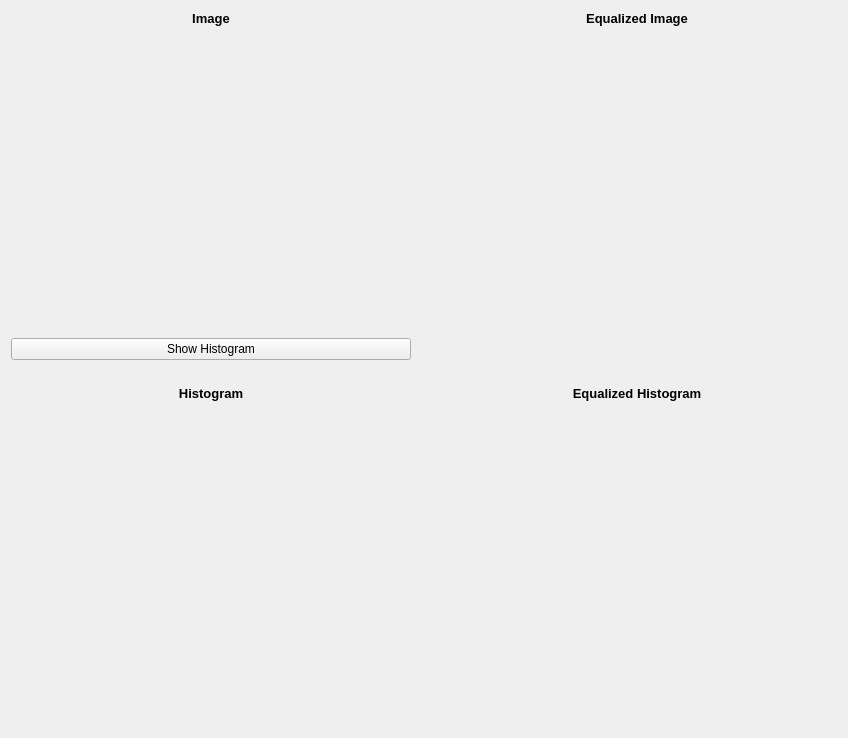
      <widget class="QWidget" name="tab_5">
       <attribute name="title">
        <string>Histogram </string>
       </attribute>
       <layout class="QGridLayout" name="gridLayout_13">
        <item row="0" column="0">
         <layout class="QGridLayout" name="gridLayout_11">
          <item row="0" column="2">
           <layout class="QVBoxLayout" name="verticalLayout_15">
            <item>
             <widget class="QLabel" name="Equlized_Image_label">
              <property name="font">
               <font>
                <pointsize>10</pointsize>
                <weight>75</weight>
                <bold>true</bold>
               </font>
              </property>
              <property name="text">
               <string>Equalized Image</string>
              </property>
              <property name="alignment">
               <set>Qt::AlignCenter</set>
              </property>
             </widget>
            </item>
            <item>
             <widget class="MplWidget" name="Image_After_EQ" native="true">
              <property name="minimumSize">
               <size>
                <width>400</width>
                <height>300</height>
               </size>
              </property>
             </widget>
            </item>
           </layout>
          </item>
          <item row="0" column="1">
           <spacer name="verticalSpacer_3">
            <property name="orientation">
             <enum>Qt::Vertical</enum>
            </property>
            <property name="sizeHint" stdset="0">
             <size>
              <width>20</width>
              <height>40</height>
             </size>
            </property>
           </spacer>
          </item>
          <item row="5" column="1">
           <spacer name="verticalSpacer_4">
            <property name="orientation">
             <enum>Qt::Vertical</enum>
            </property>
            <property name="sizeHint" stdset="0">
             <size>
              <width>20</width>
              <height>40</height>
             </size>
            </property>
           </spacer>
          </item>
          <item row="0" column="0">
           <layout class="QVBoxLayout" name="verticalLayout_10">
            <item>
             <widget class="QLabel" name="Image_for_Equliziation_label">
              <property name="font">
               <font>
                <pointsize>10</pointsize>
                <weight>75</weight>
                <bold>true</bold>
               </font>
              </property>
              <property name="text">
               <string>Image</string>
              </property>
              <property name="alignment">
               <set>Qt::AlignCenter</set>
              </property>
             </widget>
            </item>
            <item>
             <widget class="MplWidget" name="Image_Brfore_EQ" native="true">
              <property name="minimumSize">
               <size>
                <width>400</width>
                <height>300</height>
               </size>
              </property>
             </widget>
            </item>
           </layout>
          </item>
          <item row="5" column="0">
           <layout class="QVBoxLayout" name="verticalLayout_16">
            <item>
             <widget class="QLabel" name="Histogram_label">
              <property name="sizePolicy">
               <sizepolicy hsizetype="Minimum" vsizetype="Minimum">
                <horstretch>0</horstretch>
                <verstretch>0</verstretch>
               </sizepolicy>
              </property>
              <property name="font">
               <font>
                <pointsize>10</pointsize>
                <weight>75</weight>
                <bold>true</bold>
               </font>
              </property>
              <property name="text">
               <string>Histogram</string>
              </property>
              <property name="alignment">
               <set>Qt::AlignCenter</set>
              </property>
             </widget>
            </item>
            <item>
             <widget class="MplWidget" name="Original_Histogram" native="true">
              <property name="minimumSize">
               <size>
                <width>400</width>
                <height>300</height>
               </size>
              </property>
             </widget>
            </item>
           </layout>
          </item>
          <item row="5" column="2">
           <layout class="QVBoxLayout" name="verticalLayout_17">
            <item>
             <widget class="QLabel" name="Equalized_Histogram_label">
              <property name="sizePolicy">
               <sizepolicy hsizetype="Minimum" vsizetype="Minimum">
                <horstretch>0</horstretch>
                <verstretch>0</verstretch>
               </sizepolicy>
              </property>
              <property name="font">
               <font>
                <pointsize>10</pointsize>
                <weight>75</weight>
                <bold>true</bold>
               </font>
              </property>
              <property name="text">
               <string>Equalized Histogram</string>
              </property>
              <property name="alignment">
               <set>Qt::AlignCenter</set>
              </property>
             </widget>
            </item>
            <item>
             <widget class="MplWidget" name="EQ_Histogram" native="true">
              <property name="minimumSize">
               <size>
                <width>400</width>
                <height>300</height>
               </size>
              </property>
             </widget>
            </item>
           </layout>
          </item>
          <item row="4" column="0">
           <spacer name="horizontalSpacer_14">
            <property name="orientation">
             <enum>Qt::Horizontal</enum>
            </property>
            <property name="sizeHint" stdset="0">
             <size>
              <width>40</width>
              <height>20</height>
             </size>
            </property>
           </spacer>
          </item>
          <item row="4" column="2">
           <spacer name="horizontalSpacer_15">
            <property name="orientation">
             <enum>Qt::Horizontal</enum>
            </property>
            <property name="sizeHint" stdset="0">
             <size>
              <width>40</width>
              <height>20</height>
             </size>
            </property>
           </spacer>
          </item>
          <item row="3" column="0">
           <widget class="QPushButton" name="Show_Hist_pushButton">
            <property name="text">
             <string>Show Histogram</string>
            </property>
           </widget>
          </item>
         </layout>
        </item>
        <item row="1" column="0">
         <spacer name="horizontalSpacer_16">
          <property name="orientation">
           <enum>Qt::Horizontal</enum>
          </property>
          <property name="sizeHint" stdset="0">
           <size>
            <width>40</width>
            <height>20</height>
           </size>
          </property>
         </spacer>
        </item>
       </layout>
      </widget>
